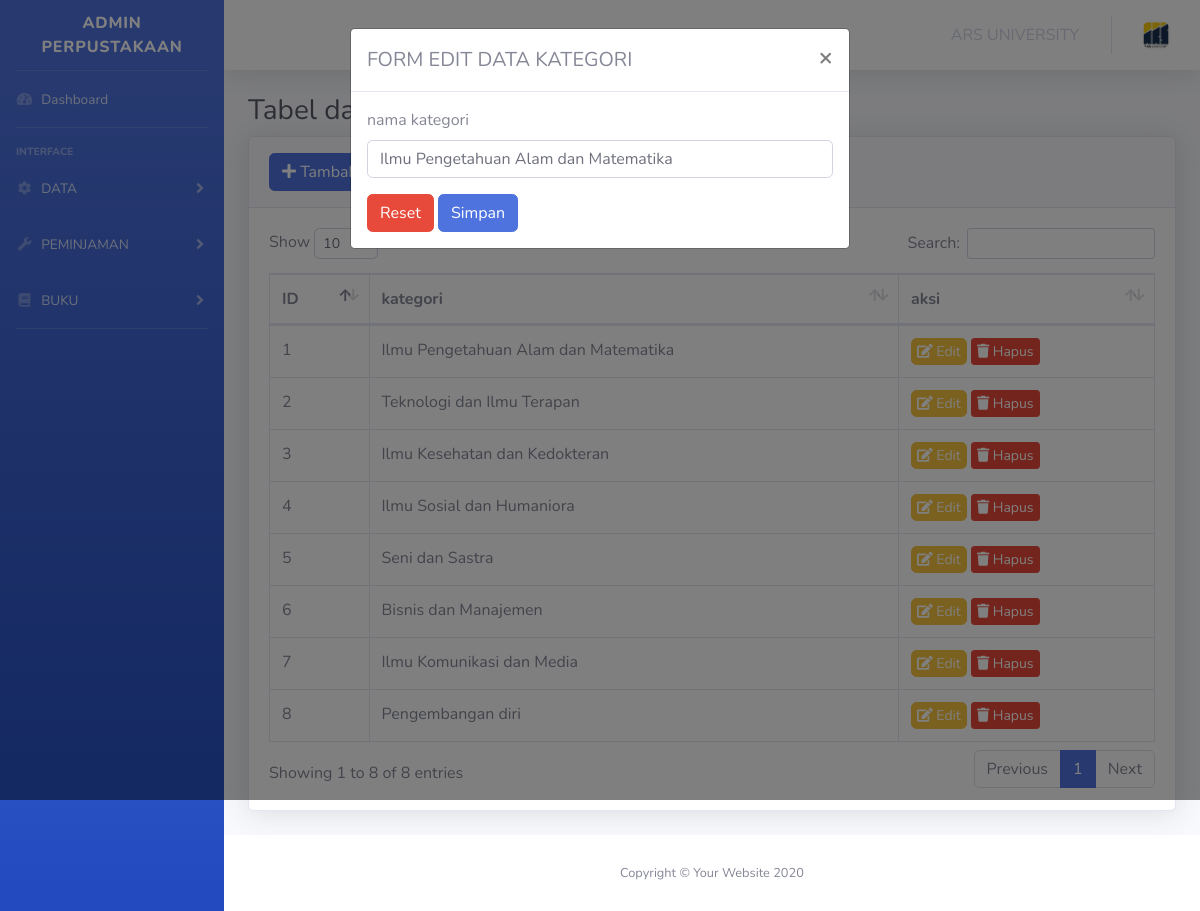
Screenshot of /files/views/template/kategori.php?edit=1 with the database file from the repository.
### tables this page shows
CREATE TABLE `kategori` (
  `id_kategori` int(11) NOT NULL,
  `nama_kategori` varchar(255) NOT NULL
);

### files/views/template/kategori.php (the view, shortened to what this page needs)
<!DOCTYPE html>
<html lang="en">
<head>
    <link href="../../../../PERPUSTAKAAN/files/public/vendor/fontawesome-free/css/all.min.css" rel="stylesheet" type="text/css">
    <link href="../../../../PERPUSTAKAAN/files/public/css/sb-admin-2.min.css" rel="stylesheet">
    <link href="../../../../PERPUSTAKAAN/files/public/vendor/datatables/dataTables.bootstrap4.min.css" rel="stylesheet">
</head>
<?php
include(__DIR__ . '/../../app/koneksi.php');
$query = mysqli_query($conn, "SELECT * FROM kategori ORDER BY id_kategori ASC");
$editData = null;
if (isset($_GET['edit'])) {
    $id = $_GET['edit'];
    $editQuery = mysqli_query($conn, "SELECT * FROM kategori WHERE id_kategori='$id'");
    $editData = mysqli_fetch_assoc($editQuery);
}
?>
<body id="page-top">
    <div id="wrapper">
        <ul class="navbar-nav bg-gradient-primary sidebar sidebar-dark accordion" id="accordionSidebar">
            <a class="sidebar-brand d-flex align-items-center justify-content-center" href="index.html">
                <div class="sidebar-brand-text mx-3">ADMIN PERPUSTAKAAN</div>
            </a>
            <hr class="sidebar-divider my-0">
            <li class="nav-item">
                <a class="nav-link" href="/PERPUSTAKAAN/files/views/template/main.php">
                    <i class="fas fa-fw fa-tachometer-alt"></i>
                    <span>Dashboard</span>
                </a>
            </li>
            <hr class="sidebar-divider">
            <div class="sidebar-heading">
                Interface
            </div>
            <li class="nav-item">
                <a class="nav-link collapsed" href="#" data-toggle="collapse" data-target="#collapseTwo" aria-expanded="true" aria-controls="collapseTwo">
                    <i class="fas fa-fw fa-cog"></i>
                    <span>DATA</span>
                </a>
            </li>
            <li class="nav-item">
                <a class="nav-link collapsed" href="#" data-toggle="collapse" data-target="#collapseUtilities" aria-expanded="true" aria-controls="collapseUtilities">
                    <i class="fas fa-fw fa-wrench"></i>
                    <span>PEMINJAMAN</span>
                </a>
            </li>
            <li class="nav-item">
                <a class="nav-link collapsed" href="#" data-toggle="collapse" data-target="#collapseBuku" aria-expanded="true" aria-controls="collapseBuku">
                    <i class="fas fa-fw fa-book"></i>
                    <span>BUKU</span>
                </a>
            </li>
            <hr class="sidebar-divider">
        </ul>
        <div id="content-wrapper" class="d-flex flex-column">
            <div id="content">
                <nav class="navbar navbar-expand navbar-light bg-white topbar mb-4 static-top shadow">
                    <ul class="navbar-nav ml-auto">
                        <li class="nav-item dropdown no-arrow mx-1">
                            <a class="nav-link dropdown-toggle" href="https://ars.ac.id" target="_blank" role="button">
                                <span>ARS UNIVERSITY</span>
                            </a>
                        </li>
                        <li class="nav-item dropdown no-arrow">
                            <a class="nav-link dropdown-toggle" href="#" id="userDropdown" role="button" data-toggle="dropdown" aria-haspopup="true" aria-expanded="false">
                                <img class="img-profile rounded-circle" src="../../../../PERPUSTAKAAN/files/public/assets/ARS.jpg">
                            </a>
                        </li>
                    </ul>
                </nav>
                <div class="container-fluid">
                    <h1 class="h3 mb-2 text-gray-800 page-heading">Tabel data kategori</h1>
                    <div class="card shadow mb-4">
                        <div class="card-header py-3">
                            <button class="btn btn-primary" data-toggle="modal" data-target="#exampleModal"><i class="fa fa-plus"></i> Tambah data</button>
                        </div>
                        <div class="card-body">
                            <div class="table-responsive">
                                <table class="table table-bordered" id="dataTable" width="100%" cellspacing="0">
                                    <thead>
                                        <tr>
                                            <th>ID</th>
                                            <th>kategori</th>
                                            <th>aksi</th>
                                        </tr>
                                    </thead>
                                    <tbody>
                                        <?php
                                        $id_kategori = 1;
                                        while ($data = $query->fetch_object()) {
                                        ?>
                                            <tr>
                                                <td><?= $id_kategori; ?></td>
                                                <td><?= $data->nama_kategori; ?></td>
                                                <td>
                                                    <a href="?edit=<?= $data->id_kategori; ?>" class="btn btn-warning" style="font-size: 14px; padding: 2px 5px;" data-target="#editModal">
                                                        <i class="fa fa-edit" style="font-size: 14px;"></i> Edit
                                                    </a>
                                                    <a href="?hapus=<?= $data->id_kategori; ?>" class="btn btn-danger btn-sm" style="font-size: 14px; padding: 2px 5px;" onclick="return confirm('Yakin menghapus data ini?');">
                                                        <i class="fa fa-trash" style="font-size: 14px;"></i> Hapus
                                                    </a>
                                                </td>
                                            </tr>
                                        <?php
                                            $id_kategori++;
                                        }
                                        ?>
                                    </tbody>
                                </table>
                            </div>
                        </div>
                    </div>
                </div>
            </div>
            <div class="modal fade" id="editModal" tabindex="-1" role="dialog" aria-labelledby="exampleModalLabel" aria-hidden="true">
                <div class="modal-dialog" role="document">
                    <div class="modal-content">
                        <div class="modal-header">
                            <h5 class="modal-title" id="exampleModalLabel">FORM EDIT DATA KATEGORI</h5>
                            <button type="button" class="close" data-dismiss="modal" aria-label="Close">
                                <span aria-hidden="true">&times;</span>
                            </button>
                        </div>
                        <div class="modal-body">
                            <form action="../../../../PERPUSTAKAAN/files/views/template/kategori.php" method="post">
                                <div class="form-group">
                                    <label for="nama_kategori">nama kategori</label>
                                    <input type="text" name="nama_kategori" class="form-control" value="<?= isset($editData['nama_kategori']) ? $editData['nama_kategori'] : '' ?>">
                                </div>
                                <button type="reset" class="btn btn-danger" data-dismiss="modal">Reset</button>
                                <button type="submit" class="btn btn-primary">Simpan</button>
                            </form>
                        </div>
                    </div>
                </div>
            </div>
            <footer class="sticky-footer bg-white">
                <div class="container my-auto">
                    <div class="copyright text-center my-auto">
                        <span>Copyright &copy; Your Website 2020</span>
                    </div>
                </div>
            </footer>
        </div>
    </div>
</body>
</html>

### files/views/template/kategori.php (style rules this page uses)
.page-heading { margin-top: 20px; }

### rows the page displays
kategori: nama_kategori "Ilmu Pengetahuan Alam dan Matematika"
kategori: nama_kategori "Teknologi dan Ilmu Terapan"
kategori: nama_kategori "Ilmu Kesehatan dan Kedokteran"
kategori: nama_kategori "Ilmu Sosial dan Humaniora"
kategori: nama_kategori "Seni dan Sastra"
kategori: nama_kategori "Bisnis dan Manajemen"
kategori: nama_kategori "Ilmu Komunikasi dan Media"
kategori: nama_kategori "Pengembangan diri"
